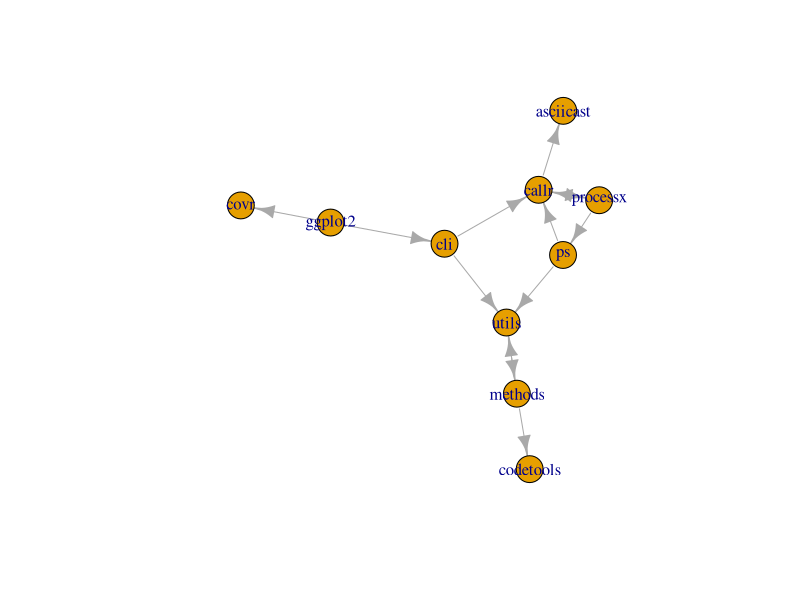

Generate this figure with R:
#import libraries
library(desc) 
library(stringr) 
library(igraph)
library(dplyr)


parse_desc_to_pck_names <-  function(raw_desc_pkg){
  li <- strsplit(raw_desc_pkg, ",")[[1]]
  package_relate <- str_extract_all(li, "[a-z0-9]{2,}") 
  return(package_relate[[1]])
}

get_neibor_graph <- function(pkg_source, neibor_type='Imports'){
  desc <- description$new(package = pkg_source)
  raw_neibor_from_desc <- desc$get(neibor_type)
  pkg_neibors <- parse_desc_to_pck_names(raw_neibor_from_desc)
  df <- data.frame(
    source = pkg_source,
    dest = pkg_neibors,
    weight = 1,
    neibor_type=neibor_type
  )
  return(df)
}

get_neibor_graph_given_depth <- function(pck_name, max_depth){
  df <- data.frame("source"=character(), 
                   "dest"=character(), 
                   "weight"=numeric(),
                   "neibor_type"=character(), 
                   "depth"=numeric())
  
  n_depth <- 1
  while (n_depth <= max_depth){
  
      # collect source packags 
      if (n_depth == 1){
        pcks_source <-  c(pck_name) 
      } else {
        pcks_source <-  df %>% filter(depth==n_depth-1) %>% pull(dest) %>% unique() %>% as.character()
      }
      print(pcks_source)
      
      # get neibor of each source package
      pcks_has_detected <-  df  %>% pull(source) %>% unique() %>% as.character()
      for (pck_source in pcks_source){
        if (!pck_source %in% pcks_has_detected){
          tryCatch({
            sprintf('Depth: %s, Package: %s', n_depth, pck_source) %>% print()
            
            df_imports <- get_neibor_graph(pck_source, neibor_type='Imports')
            df_suggests <- get_neibor_graph(pck_source, neibor_type='Suggests')
            df_depth <- rbind(df_imports, df_suggests) %>% filter(!is.na(dest))
            df_depth['depth'] <- n_depth
            df <- rbind(df, df_depth)  
            
            }, error = function(err) {
              sprintf('- %s can not found', pck_source) %>% print()
            })
        }
      }
      # go to next depth
      n_depth <- n_depth + 1
  }
  return(df)
}


df <- get_neibor_graph_given_depth("ggplot2", max_depth = 10)
import_plot<-graph.data.frame(df,directed = TRUE)
plot(import_plot)




# community walktrap
communities <- cluster_walktrap(import_plot)
communities
